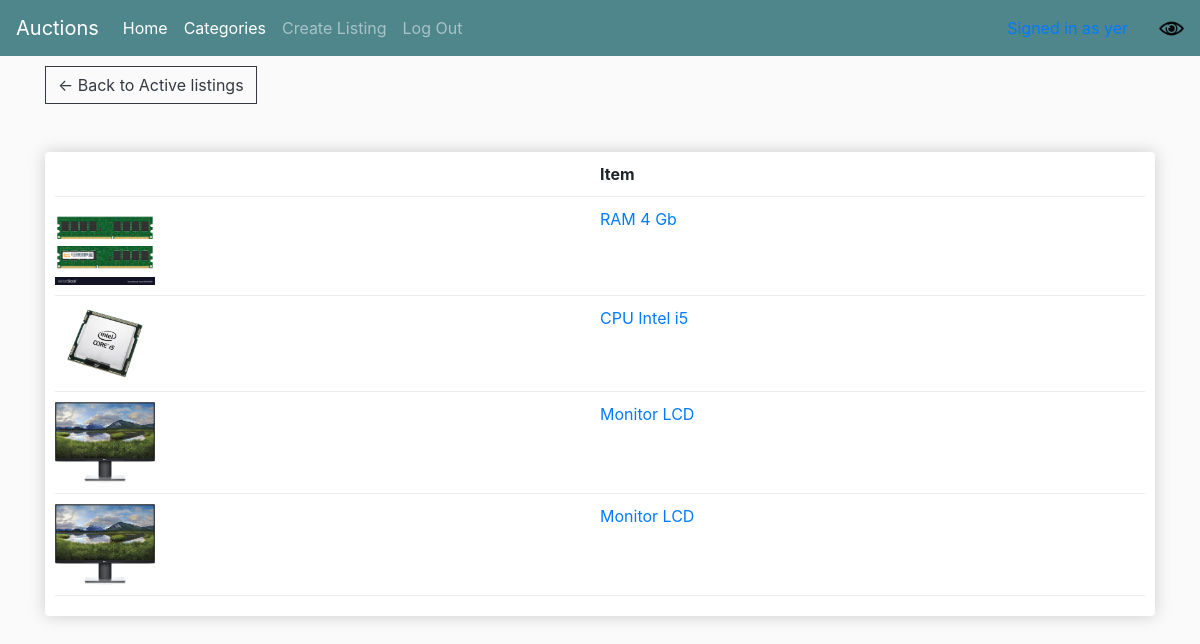
Page /watchlist (signed in) on the committed database.
### auctions/models.py (models this page shows, shortened)
class Watchlist(models.Model):
	watcher = models.ForeignKey(User, on_delete=models.CASCADE, null=True, blank=True)
	item = models.ForeignKey(Listing, on_delete=models.CASCADE, null=True, blank=True)

class Listing(models.Model):
	title = models.CharField(max_length=200, null=True)
	description = models.CharField(max_length=200, null=True)
	starting_bid = models.FloatField()
	image = models.ImageField(null=True, blank=True)
	creator = models.ForeignKey(User, on_delete=models.CASCADE, null=True, blank=True)
	is_active = models.BooleanField(default=True)
	category = models.ForeignKey(Category, on_delete=models.CASCADE, null=True, blank=True)
	@property
	def imageURL(self):
		try:
			url = self.image.url
		except:
			url = ''
		return url

### auctions/views.py (the view)
# urls.py: path("watchlist", views.watchlist, name="watchlist"),
def watchlist(request):
    if request.user.is_authenticated:
        items = Watchlist.objects.filter(watcher = request.user)
    else:
        items = []
    context = {'items': items}
    return render(request, "auctions/watchlist.html", context)

### auctions/templates/auctions/watchlist.html
{% extends "auctions/layout.html" %}
{% load static %}
{% block content %}
<div class="row">
	<div class="col-lg-12">
			<a class="btn btn-outline-dark" href="{% url 'index' %}">&#x2190; Back to Active listings </a>
		<br>
		<br>
		<br>
		<div class="box-element">
			<div class="cart-row">
				<div style="flex:2"></div>
				<div style="flex:2"><strong>Item</strong></div>
			</div>
			{% for item in items %}
			<div class="cart-row">
				<div style="flex:2"><img class="row-image" src="{{item.item.imageURL}}"></div>
				<div style="flex:2"><a href="{% url 'products' item.item.id%}">{{item.item.title}}</a></div>
			</div>
			{% endfor %}
		</div>
	</div>
</div>
{% endblock content %}

### auctions/static/auctions/main.css (style rules this page uses)
body { background-color: hsl(0, 0%, 98%); }
.box-element { box-shadow:hsl(0, 0%, 80%) 0 0 16px; background-color: #fff; border-radius: 4px; padding: 10px; }
.col-lg-4, .col-lg-6, .col-lg-8, .col-lg-12 { margin-top: 10px; }
.btn { border-radius: 0; }
.row-image { width: 100px; }
.cart-row { display: flex; align-items: flex-stretch; padding-bottom: 10px; margin-bottom: 10px; border-bottom: 1px solid #ececec; }

### rows in the picture
Watchlist: item.imageURL (picture), item "RAM 4 Gb"
Watchlist: item.imageURL (picture), item "CPU Intel i5"
Watchlist: item.imageURL (picture), item "Monitor LCD"
Watchlist: item.imageURL (picture), item "Monitor LCD"
